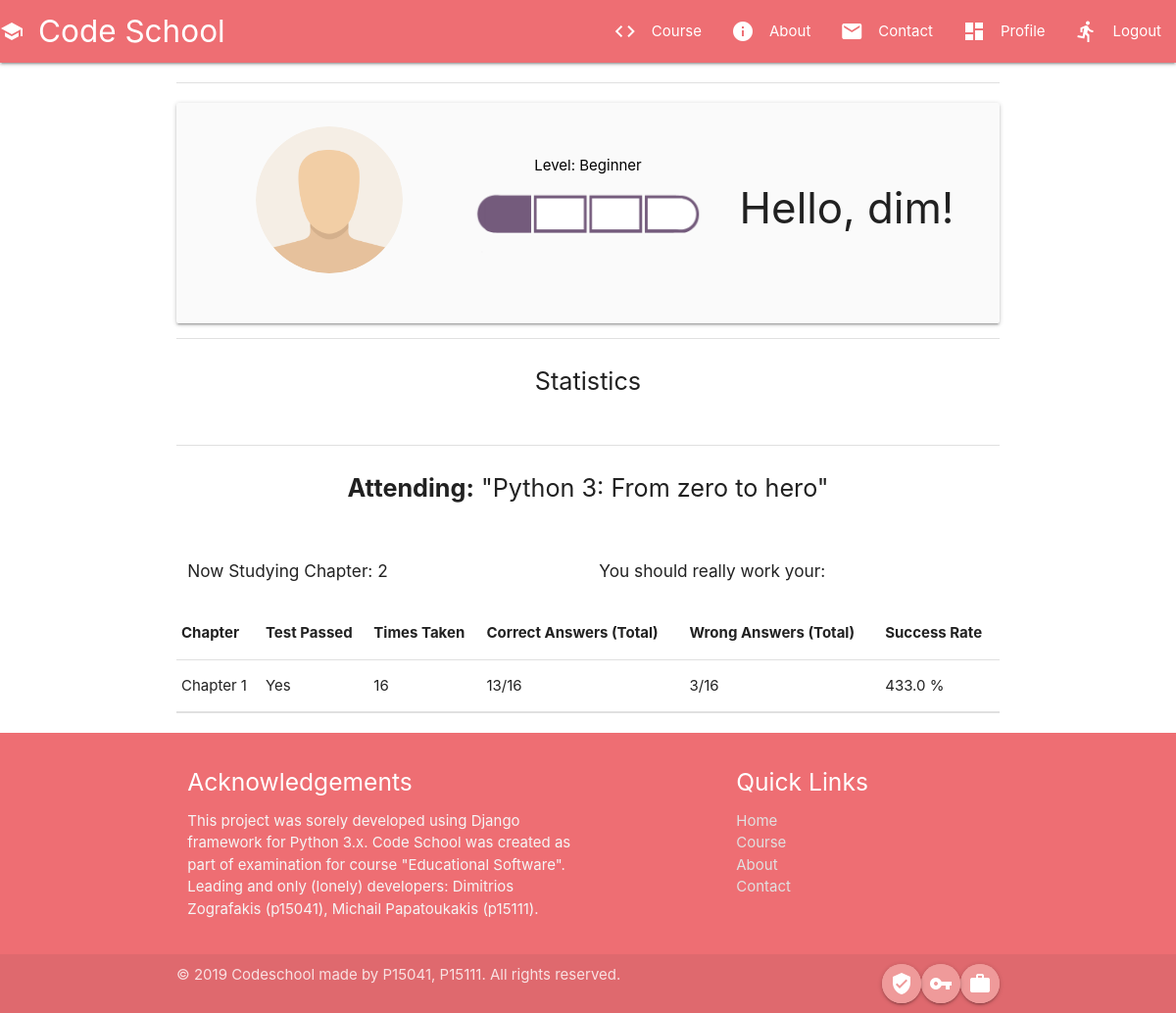
The app's page /profile/ (signed in), older data.
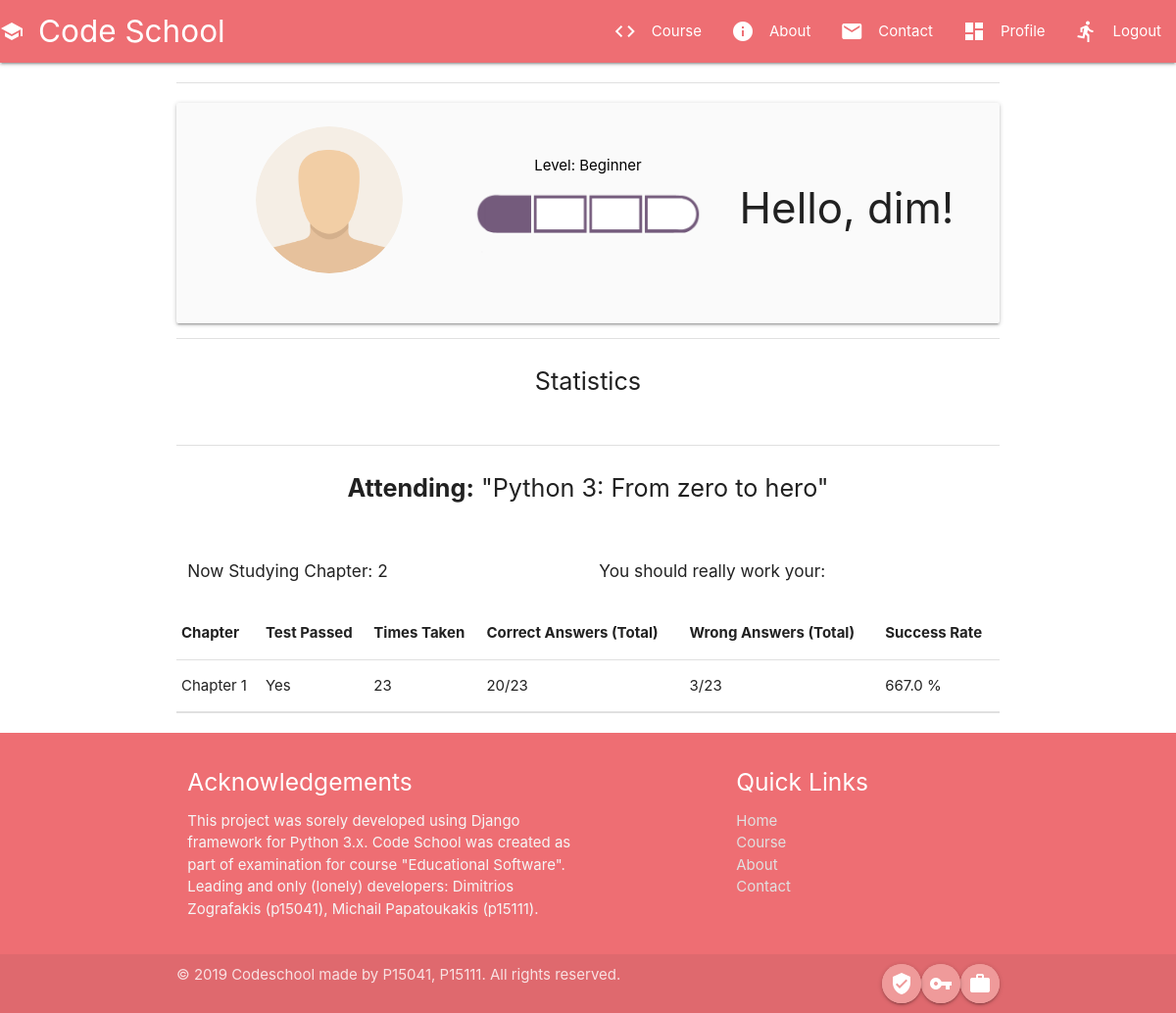
The same page, newer data.
### courses/models.py (models this page shows, shortened)
class Statistics(models.Model):
    user = models.ForeignKey(User, on_delete=models.CASCADE)
    questionnaire = models.ForeignKey(Questionnaire, on_delete=models.CASCADE)
    times_taken = models.PositiveIntegerField(default=0)
    answers_total = models.PositiveIntegerField(default=0)
    answers_correct = models.PositiveIntegerField(default=0)
    answers_wrong = models.PositiveIntegerField(default=0)
    success_rate = models.FloatField(default=100.0)
    passed = models.BooleanField(default=False)

class Questionnaire(models.Model):
    name = models.CharField(max_length=100, null=False)
    user = models.ForeignKey(settings.AUTH_USER_MODEL, related_name='questionnaire', on_delete=models.CASCADE)

### users/views.py (the view)
# urls.py: path('profile/', ProfilePageView.as_view(), name='profile'),
class ProfilePageView(LoginRequiredMixin, TemplateView):
    template_name = 'users/profile.html'
    breadcrumbs = ['profile']
    def get(self, request, *args, **kwargs):
        user = request.user
        context = {}
        stats = Statistics.objects.filter(user=user)
        context['stats'] = stats
        return render(request, self.template_name, context)

### users/templates/users/profile.html (shortened to what this page needs)
{% extends 'base.html' %}
{% block content %}
    <div class="container">
        <div class="divider"></div>
        <div class="row">
            <div class="card-panel grey lighten-5 z-depth-1">
                <div class="row valign-wrapper center">
                    <div class="col s4">
                        <img src="{{ user.profile.image.url }}" alt="" style="height:150px;" class="circle responsive-img">
                    </div>
                    <div class="col s4">
                        <span class="black-text">
                            <p>Level: {{ user.profile.level }}</p>
                        </span>
                        <img src="{{ user.profile.rank.url }}" alt=""style="height:70px;" class="responsive-img">
                    </div>
                    <div class="col s4">
                        <h3>Hello, {{ user.username }}!</h3>
                    </div>
                </div>
            </div>
            <div class="divider"></div>
        </div>
        <div class="row">
            <div class="center">
                <p class="flow-text">Statistics</p>
            </div>
        </div>
        <div class="divider"></div>
        <div class="center">
            <div class="row">
            <p class="flow-text">
                <b>Attending:</b> "{{ user.profile.attending_course }}"
            </p>
            </div>
        </div>
        <div class="row">
            <div class="col s6">
                <h6>Now Studying Chapter: {{ user.profile.chapter_studying }}</h6>
            </div>
            <div class="col s6">
                {% if user.profile.bad_at == None %}
                    <h6>Nothing to fix, perfect just the way you are</h6>
                {% else %}
                    <h6>You should really work your: {{ user.profile.bad_at }}</h6>
                {% endif %}
            </div>
        </div>
        <table class="center">
            <thead>
            <tr>
                <th>Chapter</th>
                <th>Test Passed</th>
                <th>Times Taken</th>
                <th>Correct Answers (Total)</th>
                <th>Wrong Answers (Total)</th>
                <th>Success Rate</th>
            </tr>
            </thead>
            <tbody>
            {% for stat in stats %}
                <tr>
                    <td>{{ stat.questionnaire.name }}</td>
                    <td>{% if stat.passed %} Yes {% else %} No {% endif %}</td>
                    <td>{{ stat.times_taken }}</td>
                    <td>{{ stat.answers_correct }}/{{ stat.answers_total }}</td>
                    <td>{{ stat.answers_wrong }}/{{ stat.answers_total }}</td>
                    <td>{{ stat.success_rate }} % </td>
                </tr>
            {% endfor %}
            </tbody>
        </table>
        <div class="divider"></div>
    </div>
{% endblock %}

Row changes from the older to the newer data that the page shows:
changed Statistics "Chapter 1": times_taken "16" → "23"; answers_correct "13" → "20"; answers_total "16" → "23"; success_rate "433.0" → "667.0"
